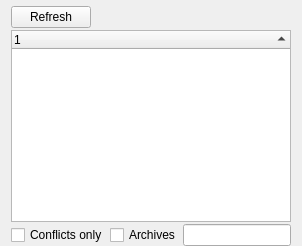
           <widget class="QWidget" name="dataTab">
            <attribute name="title">
             <string>Data</string>
            </attribute>
            <layout class="QVBoxLayout" name="verticalLayout_5">
             <property name="spacing">
              <number>2</number>
             </property>
             <property name="topMargin">
              <number>6</number>
             </property>
             <property name="bottomMargin">
              <number>0</number>
             </property>
             <item>
              <layout class="QHBoxLayout" name="horizontalLayout_12">
               <item>
                <widget class="QPushButton" name="dataTabRefresh">
                 <property name="toolTip">
                  <string>Refresh the data structure.</string>
                 </property>
                 <property name="whatsThis">
                  <string>Refresh the data structure.</string>
                 </property>
                 <property name="text">
                  <string>Refresh</string>
                 </property>
                 <property name="icon">
                  <iconset resource="resources.qrc">
                   <normaloff>:/MO/gui/resources/view-refresh.png</normaloff>:/MO/gui/resources/view-refresh.png</iconset>
                 </property>
                </widget>
               </item>
               <item>
                <spacer name="horizontalSpacer_4">
                 <property name="orientation">
                  <enum>Qt::Horizontal</enum>
                 </property>
                 <property name="sizeHint" stdset="0">
                  <size>
                   <width>40</width>
                   <height>20</height>
                  </size>
                 </property>
                </spacer>
               </item>
              </layout>
             </item>
             <item>
              <layout class="QHBoxLayout" name="horizontalLayout_2">
               <item>
                <widget class="QTreeWidget" name="dataTree">
                 <property name="contextMenuPolicy">
                  <enum>Qt::CustomContextMenu</enum>
                 </property>
                 <property name="whatsThis">
                  <string>This is an overview of your data directory as visible to the game (and tools). </string>
                 </property>
                 <property name="alternatingRowColors">
                  <bool>true</bool>
                 </property>
                 <property name="selectionMode">
                  <enum>QAbstractItemView::ExtendedSelection</enum>
                 </property>
                 <property name="uniformRowHeights">
                  <bool>true</bool>
                 </property>
                 <property name="sortingEnabled">
                  <bool>true</bool>
                 </property>
                 <column>
                  <property name="text">
                   <string notr="true">1</string>
                  </property>
                 </column>
                </widget>
               </item>
              </layout>
             </item>
             <item>
              <layout class="QHBoxLayout" name="horizontalLayout_13" stretch="1,1,2">
               <item>
                <widget class="QCheckBox" name="dataTabShowOnlyConflicts">
                 <property name="toolTip">
                  <string>Filter the list so that only conflicts are displayed.</string>
                 </property>
                 <property name="whatsThis">
                  <string>Filter the list so that only conflicts are displayed.</string>
                 </property>
                 <property name="text">
                  <string>Conflicts only</string>
                 </property>
                </widget>
               </item>
               <item>
                <widget class="QCheckBox" name="dataTabShowFromArchives">
                 <property name="toolTip">
                  <string>Filter the list so that files from archives are shown.</string>
                 </property>
                 <property name="statusTip">
                  <string/>
                 </property>
                 <property name="whatsThis">
                  <string>Filter the list so that files from archives are shown.</string>
                 </property>
                 <property name="text">
                  <string>Archives</string>
                 </property>
                </widget>
               </item>
               <item>
                <widget class="QLineEdit" name="dataTabFilter">
                 <property name="toolTip">
                  <string>Filter the Data tree.</string>
                 </property>
                 <property name="whatsThis">
                  <string>Filter the Data tree.</string>
                 </property>
                </widget>
               </item>
              </layout>
             </item>
            </layout>
           </widget>
